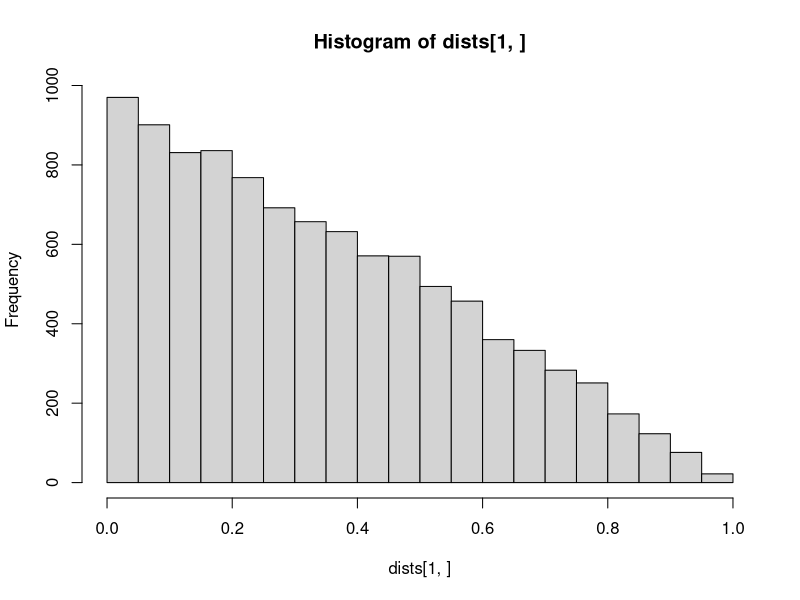
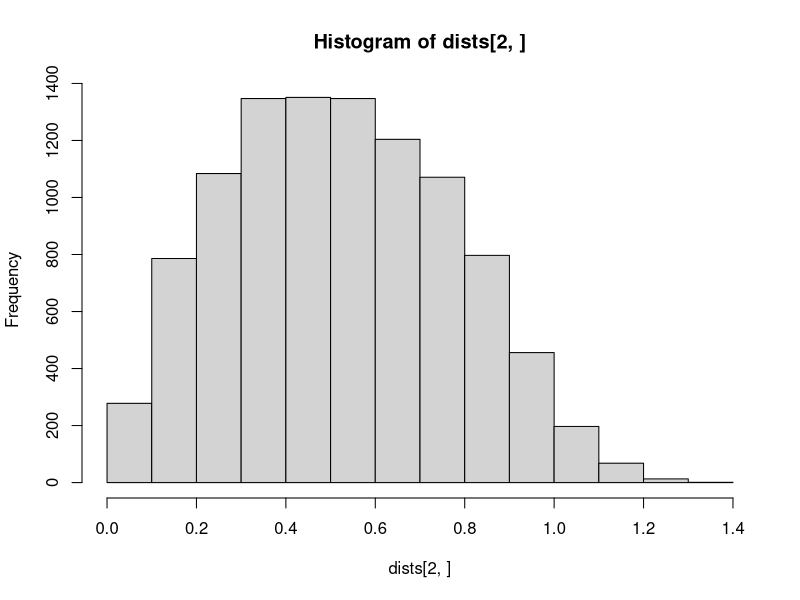
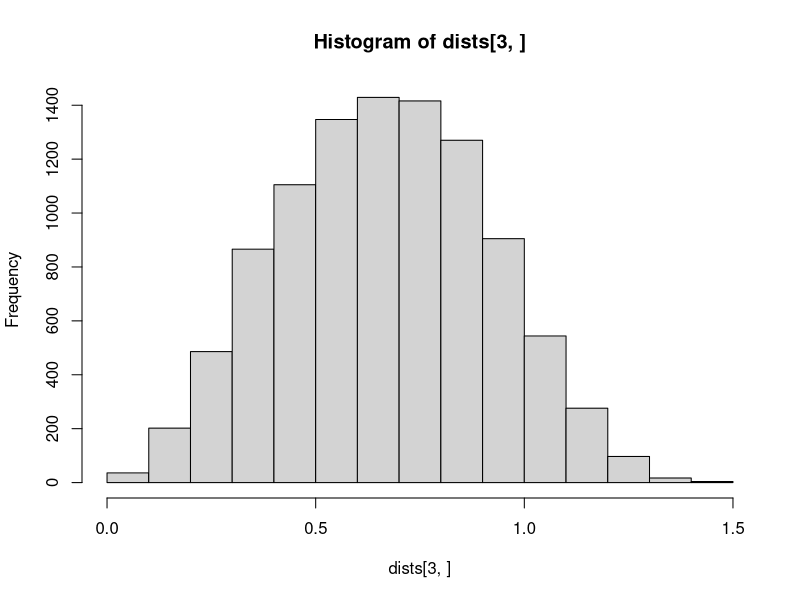
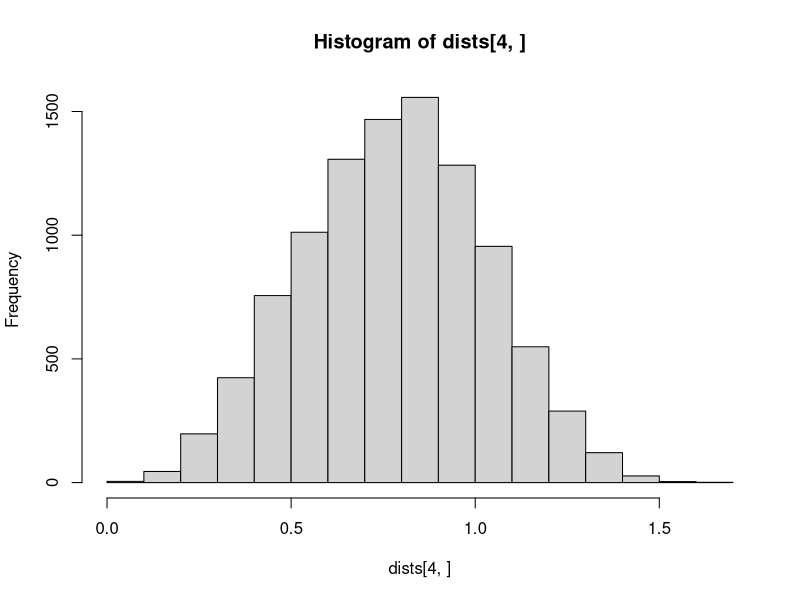

R code for these plots, in order:
n_vec = 1:4
nreps = 10000

dists = matrix(0, nrow = length(n_vec), ncol = nreps)

euclidean = \(vect1, vect2) {
  ans = sqrt(sum((vect1 - vect2)^2))
  return(ans)
}

for (i in 1:length(n_vec)) {
  for (j in 1:nreps) {
    pt1 = runif(n_vec[i], min = 0, max = 1)
    pt2 = runif(n_vec[i], min = 0, max = 1)
    dists[i,j] = euclidean(pt1, pt2)
  }
}

hist(dists[1,])
hist(dists[2,])
hist(dists[3,])
hist(dists[4,])